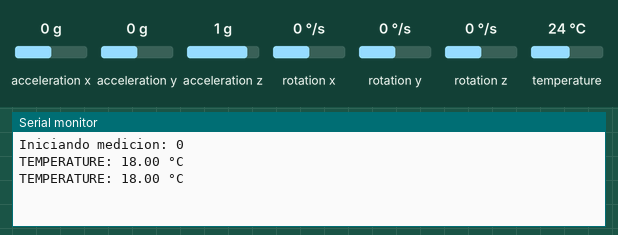
The sketch below on a simulated Arduino Uno, built with avr-gcc and run on an emulated ATmega328P. Parts: the last lines printed to the serial monitor. The test bench sets the inputs (shaded band); at power-on: temperature 24 °C, acceleration x 0 g, acceleration y 0 g, acceleration z 1 g, rotation x 0 °/s, rotation y 0 °/s, rotation z 0 °/s.

Above: at 2.2 s.
2.3 s: temperature set to 12 °C
At 3.6 s:
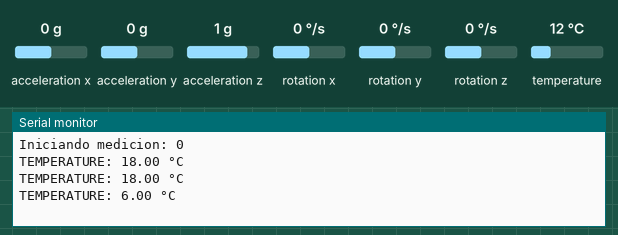
3.8 s: temperature set to 19 °C
At 4.5 s:
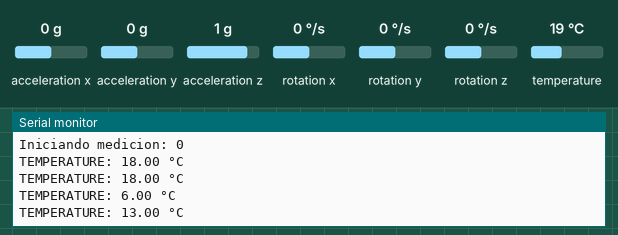
Timing chart, 0 to 6.8 s (numbered marks = the images above; inputs shaded):
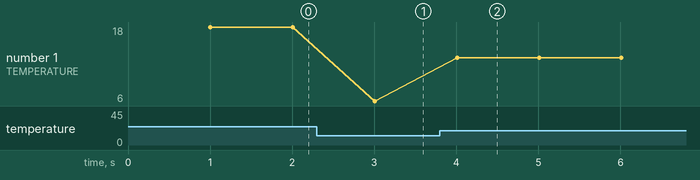

The sketch:

temperatura.ino
```cpp
// (licence header left out)
#include "Wire.h"
#include <MPU6050_light.h>

MPU6050 mpu(Wire);

unsigned long timer = 0;
int temp_offset = -6.5;


void setup() {
  Serial.begin(9600);
  Wire.begin();

  byte status = mpu.begin();
  Serial.print(F("Iniciando medicion: "));
  Serial.println(status);
  while(status!=0){ } // stop everything if could not connect to MPU6050

  //Serial.println(F("Calculating offsets, do not move MPU6050"));
  delay(1000);
  //mpu.calcOffsets(true,true); // gyro and accelero
  //Serial.println("Done!\n");

}

void loop() {
  mpu.update();

  if(millis() - timer > 1000){ // print data every second
    Serial.print(F("TEMPERATURE: "));Serial.print(mpu.getTemp()+temp_offset);Serial.println(" °C");
    timer = millis();
  }

}
```

Measured:
- after the input at 2.3 s, the serial monitor: prints a new line after 0.71 s (image 1)
- after the input at 3.8 s, the serial monitor: prints a new line after 0.21 s (image 2)
- plotted number 1: 18 → 6 after the input at 2.3 s, 6 → 13 after the input at 3.8 s
